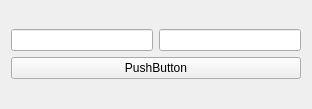
<?xml version="1.0" encoding="UTF-8"?>
<ui version="4.0">
 <class>Form</class>
 <widget class="QWidget" name="Form">
  <property name="geometry">
   <rect>
    <x>0</x>
    <y>0</y>
    <width>312</width>
    <height>109</height>
   </rect>
  </property>
  <property name="windowTitle">
   <string>Form</string>
  </property>
  <layout class="QVBoxLayout" name="verticalLayout_2">
   <item>
    <layout class="QVBoxLayout" name="verticalLayout">
     <item>
      <layout class="QHBoxLayout" name="horizontalLayout">
       <item>
        <widget class="QLineEdit" name="lineEditSource"/>
       </item>
       <item>
        <widget class="QLineEdit" name="lineEditMirror"/>
       </item>
      </layout>
     </item>
     <item>
      <widget class="QPushButton" name="pushButton">
       <property name="text">
        <string>PushButton</string>
       </property>
      </widget>
     </item>
    </layout>
   </item>
  </layout>
 </widget>
 <resources/>
 <connections/>
</ui>
